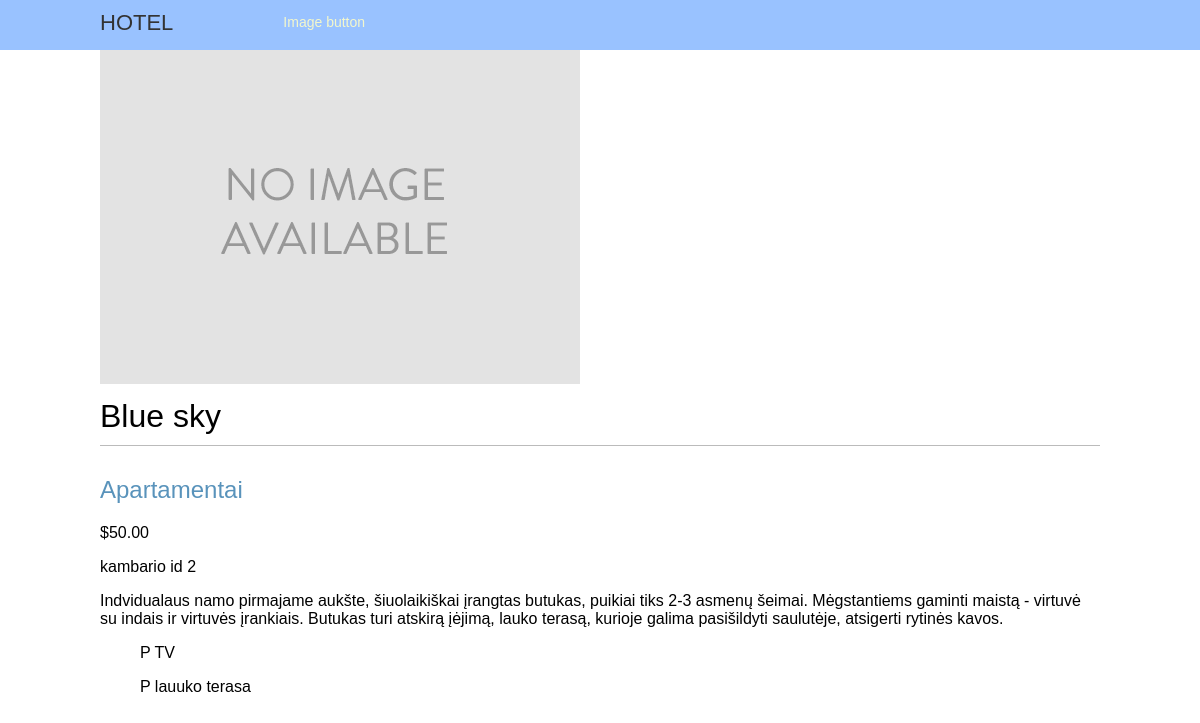
/2/blue-sky/, run on the app's committed database.
### rooms/models.py (models this page shows, shortened)
class Room(models.Model):
    category = models.ForeignKey(Category,
                                 related_name='rooms',
                                 on_delete=models.CASCADE)
    title = models.CharField(max_length=100, db_index=True)
    slug = models.SlugField(max_length=100, db_index=True)
    description = models.TextField(blank=True)
    price = models.DecimalField(max_digits=10, decimal_places=2)
    visible = models.BooleanField(default=False)
    properties1 = models.ManyToManyField(Property, null= True)
    class Meta:
        ordering = ('title',)
        index_together = (('id', 'slug'),)

class Category(models.Model):
    title = models.CharField(max_length=100, db_index=True)
    slug = models.SlugField(max_length=100, unique=True)
    class Meta:
        ordering = ('title',)
        verbose_name = 'category'
        verbose_name_plural = 'categories'
    def __str__(self):
        return self.title
    def get_absolute_url(self):
        return reverse('rooms:room_list_by_category', args=[self.slug])

class Property(models.Model):
    title = models.CharField(max_length=100, db_index=True)
    description = models.CharField(max_length=100, blank=True)
    def __str__(self):
        return self.title

### rooms/views.py (the view)
# urls.py: path('<int:id>/<slug:slug>/', views.room_detail, name='room_detail'),
def room_detail(request, id, slug):
    room = get_object_or_404(Room,
                             id=id,
                             slug=slug,
                             visible=True)
    r_id = room.id
    images = RoomImage.objects.filter(room_id=r_id)
    prop = room.properties1.all()
    return render(request,
                  'hotel/rooms/detail.html',
                  {'room': room,
                   'images': images,
                   'prop': prop})

### rooms/templates/hotel/rooms/detail.html (shortened to what this page needs)
{% extends "hotel/base.html" %}
{% load static %}
{% block content %}
    <div class="room-detail">
    {% if images %}
        {% for im in images %}
                 <img src="{{ im.image.url }}">
        {% endfor %}
    {% else %}
            <img src="{% static 'img/no_image.png' %} ">
        {% endif %}
    <h1>{{ room.title }}</h1>
    <h2>
      <a href="{{ room.category.get_absolute_url }}">
        {{ room.category }}
      </a>
    </h2>
    <p class="price">${{ room.price }}</p>
       kambario id {{room.id}}
    {{ room.description|linebreaks }}
       {% for p in prop %}
               <ul> P {{ p }} </ul>
        {% endfor %}
  </div>
{% endblock %}

### rooms/static/css/base.css (style rules this page uses)
body { margin:0; padding:0; font-family:helvetica, sans-serif; }
h1, h2, h3, h4, h5 , h6 { font-family: 'Muli', sans-serif; font-weight:normal; }
h1 { border-bottom:1px solid #bbb; padding:0 0 10px 0; margin:10px 0 20px 0; }
h2 { margin:30px 0 20px; }
a { text-decoration:none; color:#5993bb; }

### data on the page
Room: title "Blue sky", category "Apartamentai", price "50.00", id "2", description "Indvidualaus namo pirmajame aukšte, šiuolaikiškai įrangtas butukas, puikiai tiks 2-3 asmenų šeimai. Mėgstantiems gaminti maistą - virtuvė su indais ir virtuvės įrankiais. Butukas turi atskirą įėjimą, lauko terasą, kurioje galima pasišildyti saulutėje, atsigerti rytinės kavos."
Property: title "TV"
Property: title "lauuko terasa"
